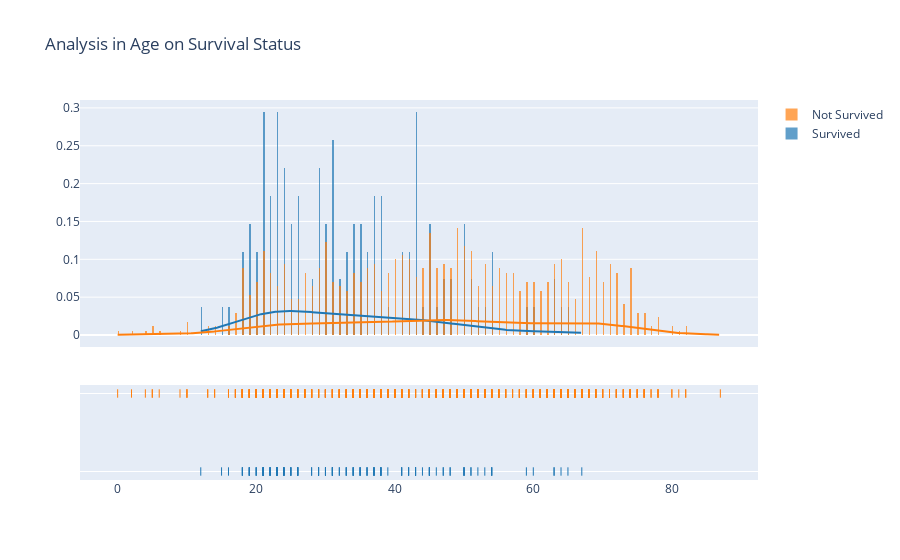

This figure's notebook cell:
### Markdown cell above
Gender Report :

*Male Count = 503","Female Count = 486*

* Male 
   - Survived    - 11.1 % - 110
   - Not Survived - 39.7 % - 393
* Female
   - Survived - 2.73% - 27
   - Not Survived -46.4% - 459
   
>  Male are highly Survived  - 110 Male

>  Female are not highly Survived - 459 Female

### So the Gender factor is important for the Survival.

### Code cell
surv=ds[ds["Survived"]==1]["Age"]
not_surv=ds[ds["Survived"]==0]["Age"]
hist_data = [surv,not_surv]

group_labels = ['Survived', 'Not Survived']

fig = ff.create_distplot(hist_data, group_labels, bin_size=.2)
fig.update_layout(
    title_text="Analysis in Age on Survival Status")
fig.show()

### Figure 1 — Plotly figure (JSON) as saved in the notebook; plotly's stock layout.template omitted (floating-point values rounded to 4 significant figures; data arrays with more than 128 entries replaced by an {"elided": "..."} marker saying what was removed)
{"data": [{"autobinx": false, "histnorm": "probability density", "legendgroup": "Survived", "marker": {"color": "rgb(31, 119, 180)"}, "name": "Survived", "opacity": 0.7, "type": "histogram", "x": {"elided": "137 int values"}, "xaxis": "x", "xbins": {"end": 67.0, "size": 0.2, "start": 12.0}, "yaxis": "y"}, {"autobinx": false, "histnorm": "probability density", "legendgroup": "Not Survived", "marker": {"color": "rgb(255, 127, 14)"}, "name": "Not Survived", "opacity": 0.7, "type": "histogram", "x": {"elided": "852 int values"}, "xaxis": "x", "xbins": {"end": 87.0, "size": 0.2, "start": 0.0}, "yaxis": "y"}, {"legendgroup": "Survived", "marker": {"color": "rgb(31, 119, 180)"}, "mode": "lines", "name": "Survived", "showlegend": false, "type": "scatter", "x": {"elided": "500 float values"}, "xaxis": "x", "y": {"elided": "500 float values"}, "yaxis": "y"}, {"legendgroup": "Not Survived", "marker": {"color": "rgb(255, 127, 14)"}, "mode": "lines", "name": "Not Survived", "showlegend": false, "type": "scatter", "x": {"elided": "500 float values"}, "xaxis": "x", "y": {"elided": "500 float values"}, "yaxis": "y"}, {"legendgroup": "Survived", "marker": {"color": "rgb(31, 119, 180)", "symbol": "line-ns-open"}, "mode": "markers", "name": "Survived", "showlegend": false, "type": "scatter", "x": {"elided": "137 int values"}, "xaxis": "x", "y": {"elided": "137 str values"}, "yaxis": "y2"}, {"legendgroup": "Not Survived", "marker": {"color": "rgb(255, 127, 14)", "symbol": "line-ns-open"}, "mode": "markers", "name": "Not Survived", "showlegend": false, "type": "scatter", "x": {"elided": "852 int values"}, "xaxis": "x", "y": {"elided": "852 str values"}, "yaxis": "y2"}], "layout": {"barmode": "overlay", "hovermode": "closest", "legend": {"traceorder": "reversed"}, "title": {"text": "Analysis in Age on Survival Status"}, "xaxis": {"anchor": "y2", "domain": [0.0, 1.0], "zeroline": false}, "yaxis": {"anchor": "free", "domain": [0.35, 1], "position": 0.0}, "yaxis2": {"anchor": "x", "domain": [0, 0.25], "dtick": 1, "showticklabels": false}}}
